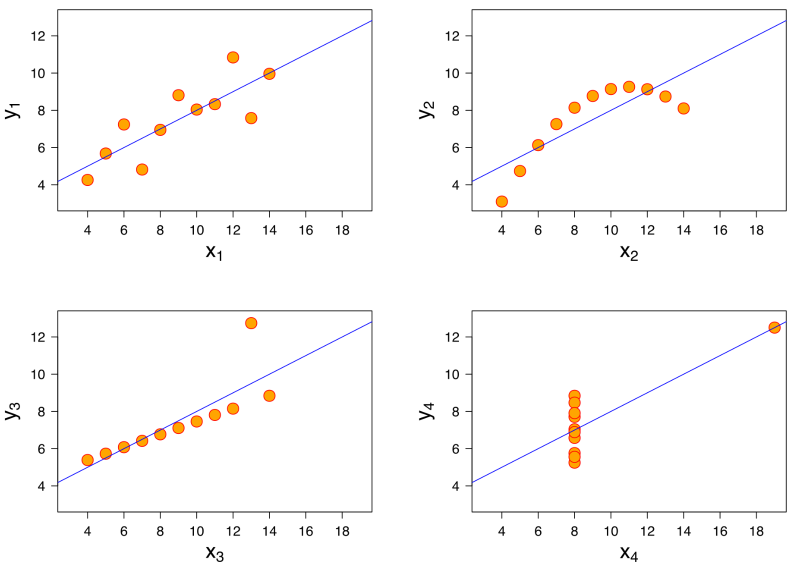
#> input picture M01_introducao/images/anscombe.png, 1592 x 1141 px (shown at 1/2 size); its folder holds only this picture in this run
$ jupyter execute --allow-errors 3_triagem_e_duplicatas.ipynb
#> lines starting #> are read from the running program, lines starting #| are printed output that depends on the picture
# Triagem e duplicatas

Veremos algumas estratégias para lidar com a triagem de informações e a identificação de duplicatas em conjuntos de imagens. A triagem é um processo essencial para garantir que apenas os dados relevantes sejam mantidos, enquanto a identificação de duplicatas ajuda a evitar redundâncias e vazamento de informações.

[cell 1]
import hashlib
from pathlib import Path

import cv2
import numpy as np
import pandas as pd
import matplotlib.pyplot as plt
from PIL import Image

# Diretório contendo as imagens
images_dir = Path("../dados/pvd_images/images")

## Listagem dos arquivos

[cell 2]
# Todos os arquivos no diretório
print(f"total: {len(list(images_dir.iterdir()))} arquivos")
# Todos os arquivos .jpeg
print(f"jpeg: {len(list(images_dir.glob('*.jpeg')))} arquivos")
# Todos os arquivos .jpg
print(f"jpg: {len(list(images_dir.glob('*.jpg')))} arquivos")

A forma correta é listar tudo e filtrar pelo sufixo **em minúsculas**, contra um conjunto de
extensões conhecidas.

[cell 3]
EXTENSIONS = [".jpeg", ".jpg", ".png", ".webp", ".bmp", ".tif", ".tiff"]

def is_image_file(path):
    """Verifica se o caminho é de um arquivo de imagem válido."""
    return path.is_file() and path.suffix.lower() in EXTENSIONS

def get_images(directory):
    """Retorna uma lista de caminhos de arquivos de imagem no diretório."""
    return [path for path in directory.iterdir() if is_image_file(path)]

image_paths = get_images(images_dir)

print(f"{len(image_paths)} arquivos de imagem")

## Montar o inventário

Iremos criar uma tabela com as informações de cada arquivo.

Dois cuidados que fazem diferença num conjunto grande:

- `Image.open` lê apenas o cabeçalho, então esse laço é rápido mesmo com milhares de arquivos;
- o `try` registra o erro numa coluna em vez de interromper. Sem ele, um único arquivo
  quebrado derruba o laço depois de vários minutos de trabalho já feito.

[cell 4]
def build_inventory(image_paths):
    """Constrói um inventário de imagens, com informações sobre cada arquivo."""

    rows = []
    for path in image_paths:
        record = {
            "image_name": path.name,
            "suffix": path.suffix,
            "size_kb": path.stat().st_size / 1024,
            "error": ""
            }
        try:
            with Image.open(path) as image:
#> image is the input picture: PIL image 1592x1141 RGBA; mean R, G, B, A 250.9, 249.6, 248.9, 255
                record.update({
                    "format": image.format,
                    "mode": image.mode,
                    "width": image.width,
                    "height": image.height
                    })
        except Exception as error:
            record["error"] = str(error)
        rows.append(record)

    inventory = pd.DataFrame(rows)
#> inventory = table of 1 rows and 8 columns
    inventory["aspect_ratio"] = inventory["width"] / inventory["height"]

    return inventory

inventory = build_inventory(image_paths)
#> inventory = table of 1 rows and 9 columns
inventory.head()
#> Out = table of 1 rows and 9 columns

[cell 5]
print(f"{(inventory['error'] != '').sum()} erros de leitura")
#| 0 erros de leitura

## Análise do inventário

A análise do inventário é similar à análise que fizemos com tabelas.

[cell 6]
print("Extensões:")
print(inventory["suffix"].value_counts())
#| suffix
#| .png    1
#| Name: count, dtype: int64
print("\nFormatos de verdade:")
print(inventory["format"].value_counts())
#| format
#| PNG    1
#| Name: count, dtype: int64
print("\nModos de cor:")
print(inventory["mode"].value_counts())
#| mode
#| RGBA    1
#| Name: count, dtype: int64

## A leitura robusta

Faremos uma função de leitura robusta. Ela resolve três
problemas:

1. aplica a rotação que estiver gravada no EXIF, senão parte das fotos fica deitada;
2. compõe o canal alfa sobre um fundo branco, em vez de descartá-lo em silêncio;
3. converte para `RGB`, o que resolve paleta, CMYK, cinza e 1 bit de uma vez só.

Repare que o item 2 é uma **decisão**, e não a resposta certa. Compor sobre preto daria outros
pixels.

[cell 7]
from PIL import ImageOps

def load_rgb(path):
    """Abre qualquer imagem do conjunto e devolve um RGB de 8 bits."""
    with Image.open(path) as image:
        image = ImageOps.exif_transpose(image)
        if image.mode in ("RGBA", "LA") or "transparency" in image.info:
            image = image.convert("RGBA")
            background = Image.new("RGBA", image.size, (255, 255, 255, 255))
            image = Image.alpha_composite(background, image)
        return image.convert("RGB")

## A forma das imagens

Com o inventário pronto, podemos plotar a distribuição de resolução e de proporção.

[cell 8]
fig, axes = plt.subplots(1, 2, figsize=(9.5, 3.2))

axes[0].scatter(inventory["width"], inventory["height"], s=4)
axes[0].set_xlim(0, 800)
axes[0].set_ylim(0, 800)
axes[0].set_xlabel("largura")
axes[0].set_ylabel("altura")

axes[1].hist(inventory["aspect_ratio"], bins=70)
axes[1].set_xlabel("proporção")
axes[1].set_ylabel("imagens")

fig.tight_layout()
plt.show()
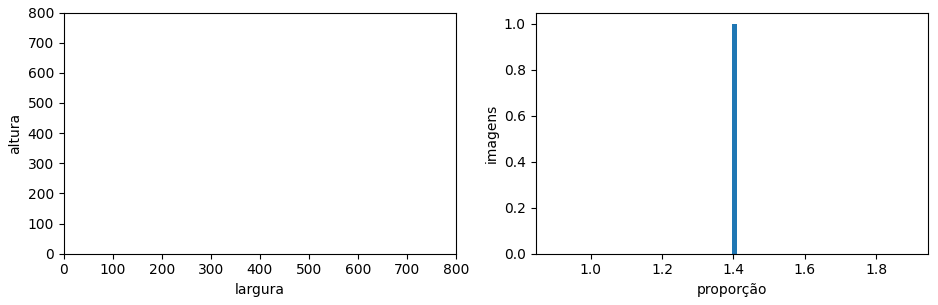
#> figure drawn by matplotlib, 2 panels; panel 2: tallest bar 1 high, from x = 1.4 to 1.41

## Duplicatas exatas

[cell 9]
def get_md5(image_paths):
    """Calcula o hash MD5 de cada arquivo de imagem no diretório."""
    hashes = []
    for path in image_paths:
        md5_hash = hashlib.md5(path.read_bytes()).hexdigest()
        hashes.append(md5_hash)
#> after the loop, hashes = ['77497abaf93414b8245b22420db7f59d']
    return np.array(hashes)

inventory["md5"] = get_md5(image_paths)
# Agrupa os arquivos pelo hash MD5 e filtra apenas os grupos com mais de um arquivo
md5_groups = inventory.groupby("md5").filter(lambda grupo: len(grupo) > 1)
#> md5_groups = table of 0 rows and 10 columns

print(f"{md5_groups['md5'].nunique()} grupos de arquivos idênticos")
#| 0 grupos de arquivos idênticos
print(f"{len(md5_groups)} arquivos")
#| 0 arquivos

[cell 10]
md5_groups.sort_values("md5")[["image_name", "md5"]].head(8)
#> Out = table of 0 rows and 2 columns

## Quase-duplicatas

O `md5` só acha cópia de arquivo. Para achar cópia de **conteúdo** precisamos de um hash que
mude pouco quando a imagem muda pouco.

A biblioteca `cv2` (OpenCV) possui vários algoritmos de hash. Vamos usar o `pHash`, que devolve 8 bytes, ou seja 64 bits.

[cell 11]
def phash(path):
    """pHash de um arquivo."""
    array = np.asarray(load_rgb(path))
    # O OpenCV espera imagens no formato BGR, então precisamos converter de RGB para BGR antes de calcular o pHash.
    array = cv2.cvtColor(array, cv2.COLOR_RGB2BGR)
    return cv2.img_hash.pHash(array)[0]

reference = "mnz1u.jpg"
#> (the rest of this cell did not finish here and is left out)

A comparação entre dois hashes é a **distância de Hamming**, que conta em quantos bits eles
diferem. Como cada hash tem 64 bits, a distância vai de 0 a 64.

[cell 12]
def hamming(first, second):
    """Em quantos bits os dois hashes diferem."""
    return int((np.unpackbits(first) != np.unpackbits(second)).sum())

comparisons = ["o6c33.jpeg", "26yfp.jpeg"]
#> comparisons = ['o6c33.jpeg', '26yfp.jpeg']

#> (the rest of this cell did not finish here and is left out)

[cell 13]
fig, axs = plt.subplots(1, 3, figsize=(9.5, 3.2))

#> (the rest of this cell did not finish here and is left out)

Dois arquivos com distância pequena são quase-duplicatas. A distância para uma imagem completamente distinta é bem maior.

[cell 14]
hashes = np.array([phash(path) for path in image_paths])
#> in load_rgb (call 4), `background = Image.new("RGBA", image.size, (255, 255, 255, 255))`: background: PIL image 1592x1141 RGBA; every value is 255
bits = np.unpackbits(hashes, axis=1)
bits.shape

Comparar todos os pares seria caro: são $(1845 \times 1844) / 2$ pares, ou seja quase 1,7 milhão de
comparações, e isso cresce com o quadrado do tamanho do conjunto.

A busca por vizinhos do `sklearn` resolve o mesmo problema sem enumerar todos os pares.

[cell 15]
from sklearn.neighbors import NearestNeighbors

def find_duplicates(bits, threshold_bits=10):
    """Encontra imagens quase-duplicatas com base em seus hashes de bits. threshold_bits é o número máximo
    de bits diferentes para considerar duas imagens quase-duplicatas."""
#> called with bits = array of shape (1, 64), threshold_bits = 10
    n_bits = bits.shape[1]
    # O limiar de distância em fração de bits
    threshold = threshold_bits / n_bits

    searcher = NearestNeighbors(metric="hamming").fit(bits)
    # Para cada item, radius_neighbors devolve uma lista de vizinhos dentro do raio, incluindo o próprio item.
    distances, indices = searcher.radius_neighbors(bits, radius=threshold)

    duplicates = {}
    for ref_idx, neighbors in enumerate(indices):
        if len(neighbors) > 1:
            # Remove o próprio índice da lista de vizinhos
            neighbors = set(neighbors.tolist()) - {ref_idx}
            duplicates[ref_idx] = neighbors
#> this loop made 1 pass
#> (ref_idx, neighbors) on pass 1: (0, [0])
#> after the loop, duplicates = 0 items

    return duplicates

duplicates = find_duplicates(bits, threshold_bits=10)
#> duplicates = 0 items

count = 0
for neighbors in duplicates.values():
    count += len(neighbors)
#> this loop made 0 passes
#> after the loop, count = 0

print(duplicates)
print(f"Total de imagens com duplicatas: {count//2}")
#| Total de imagens com duplicatas: 0


$ run again, on M01_introducao/images/good_bad_charts.png
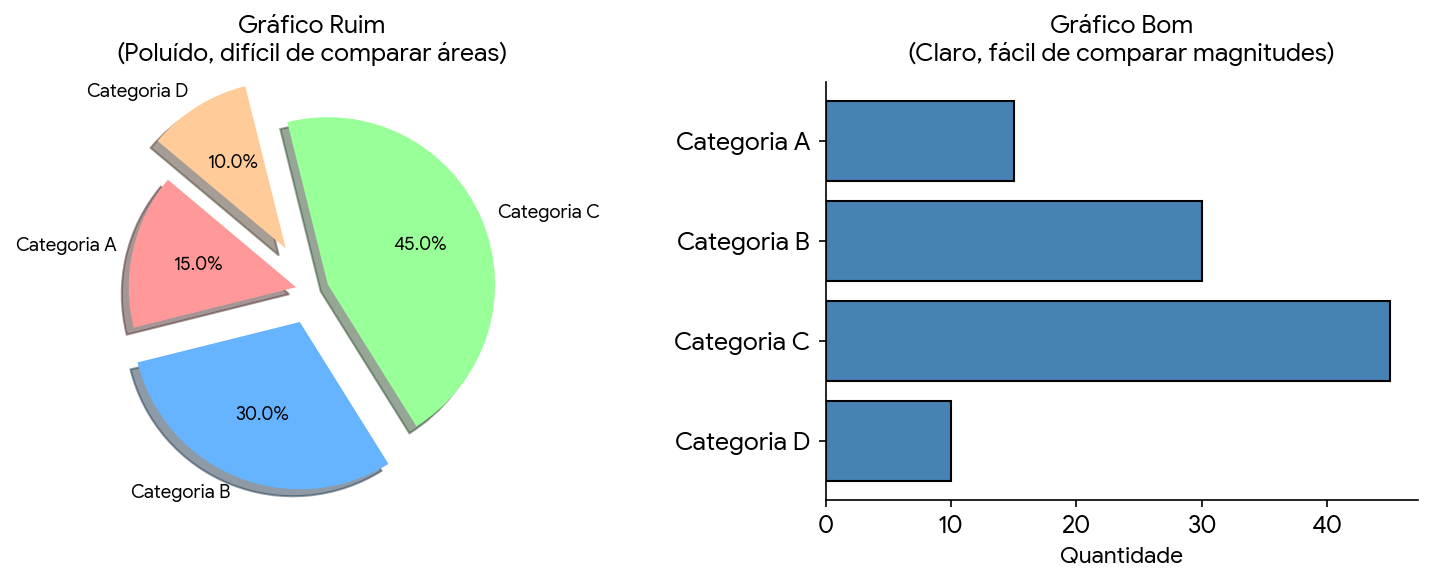
#> input picture M01_introducao/images/good_bad_charts.png, 1432 x 582 px
#> in build_inventory, image is the input picture: PIL image 1432x582 RGBA; mean R, G, B, A 216.5, 228.6, 231.5, 255
#| 0 erros de leitura
#| suffix
#| .png    1
#| Name: count, dtype: int64
#| format
#| PNG    1
#| Name: count, dtype: int64
#| mode
#| RGBA    1
#| Name: count, dtype: int64
#> `plt.show()`:
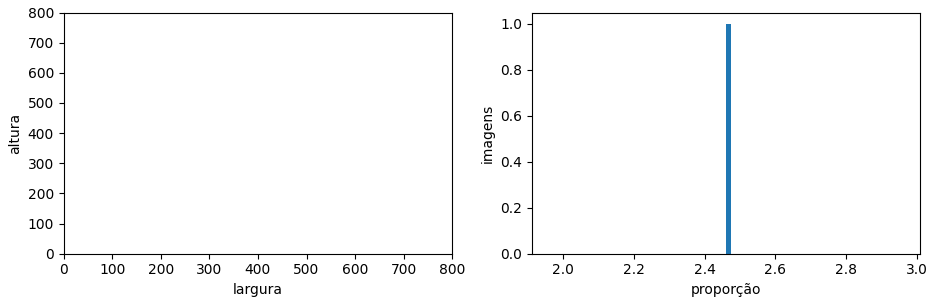
#> figure drawn by matplotlib, 2 panels; panel 2: tallest bar 1 high, from x = 2.46 to 2.47
#| 0 grupos de arquivos idênticos
#| 0 arquivos
#> comparisons = ['o6c33.jpeg', '26yfp.jpeg']
#> background: PIL image 1432x582 RGBA; every value is 255
#> the loop in find_duplicates, `for ref_idx, neighbors in enumerate(indices):` made 1 pass
#> (ref_idx, neighbors) on pass 1: (0, [0])
#> after the loop in find_duplicates, `for ref_idx, neighbors in enumerate(indices):`: duplicates = 0 items
#> after the loop `for neighbors in duplicates.values():`: count = 0
#| Total de imagens com duplicatas: 0

$ run again, on M01_introducao/images/pipeline_kdd.png
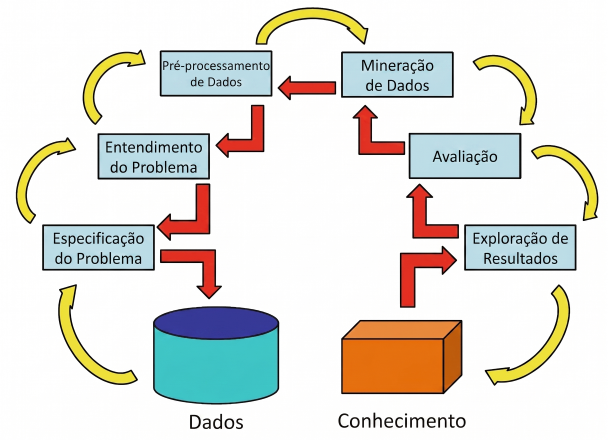
#> input picture M01_introducao/images/pipeline_kdd.png, 1215 x 880 px (shown at 1/2 size)
#> in build_inventory, image is the input picture: PIL image 1215x880 RGB; mean R, G, B 226, 225, 219.6
#| 0 erros de leitura
#| suffix
#| .png    1
#| Name: count, dtype: int64
#| format
#| PNG    1
#| Name: count, dtype: int64
#| mode
#| RGB    1
#| Name: count, dtype: int64
#> `plt.show()`:
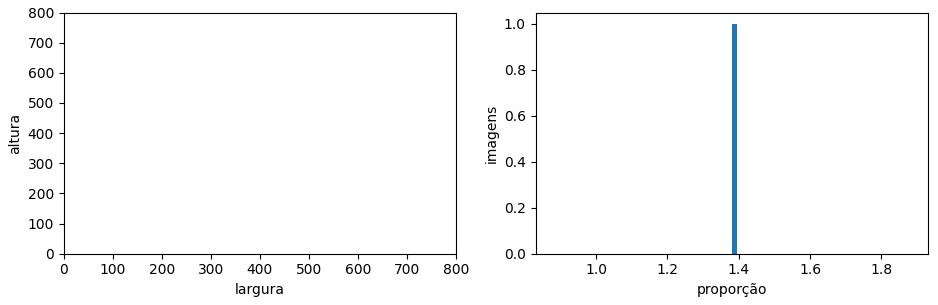
#> figure drawn by matplotlib, 2 panels; panel 2: tallest bar 1 high, from x = 1.38 to 1.39
#| 0 grupos de arquivos idênticos
#| 0 arquivos
#> comparisons = ['o6c33.jpeg', '26yfp.jpeg']
#> the loop in find_duplicates, `for ref_idx, neighbors in enumerate(indices):` made 1 pass
#> (ref_idx, neighbors) on pass 1: (0, [0])
#> after the loop in find_duplicates, `for ref_idx, neighbors in enumerate(indices):`: duplicates = 0 items
#> after the loop `for neighbors in duplicates.values():`: count = 0
#| Total de imagens com duplicatas: 0
